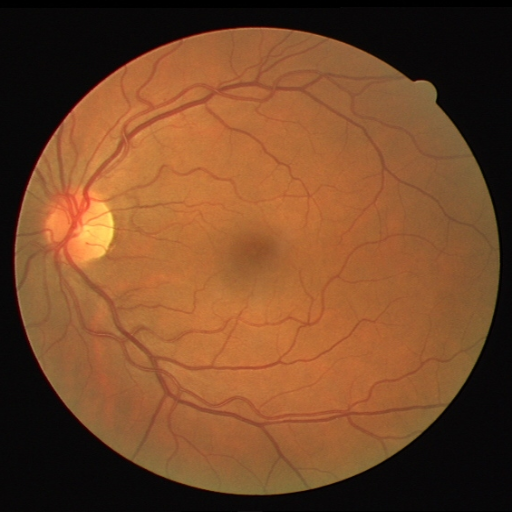
#> input picture data-retina/test/image/0.png, 512 x 512 px
$ python outra_alternativa.py
#> lines starting #> are read from the running program, lines starting #| are printed output that depends on the picture
import numpy as np
import cv2
from matplotlib import pyplot as plt

# pré processamento
# Contraste: 100,  Temperatura: 0, Matriz: 0, Saturação: 0 e Nitidez: 100


# Carregando a imagem usando o OpenCV
imagem_path = './data-retina/test/image/0.png'
imagem = cv2.imread(imagem_path)
#> imagem is the input picture: shape (512, 512, 3); mean B, G, R 40.7, 72.5, 117.8
imagem_rgb = cv2.cvtColor(imagem, cv2.COLOR_BGR2RGB)

# Ajustando o contraste
fator_contraste = 2.0
imagem_contraste = cv2.convertScaleAbs(imagem, alpha=fator_contraste, beta=0)
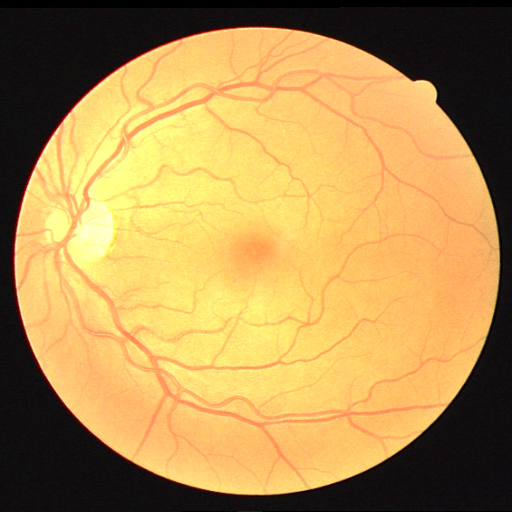
#> imagem_contraste: shape (512, 512, 3); mean B, G, R 81.5, 144.2, 179.3

# Convertendo a imagem de BGR para HSV
imagem_hsv = cv2.cvtColor(imagem_contraste, cv2.COLOR_BGR2HSV)
#> imagem_hsv: shape (512, 512, 3); mean H, S, V 40.9, 114.1, 179.4

# Ajustando temperatura, matriz e saturação
temperatura = 0
matriz = 0
saturacao = 0
imagem_hsv[:, :, 0] = np.clip(imagem_hsv[:, :, 0] + temperatura, 0, 179)  # Matiz (H)
imagem_hsv[:, :, 1] = np.clip(imagem_hsv[:, :, 1] + matriz, -255, 255)      # Saturação (S)
imagem_hsv[:, :, 2] = np.clip(imagem_hsv[:, :, 2] + saturacao, -255, 255)   # Valor (V)

# Ajustando nitidez
fator_nitidez = 2.0
filtro_nitidez = np.array([[-1, -1, -1],
                           [-1,  9, -1],
                           [-1, -1, -1]])
imagem_nitidez = cv2.filter2D(imagem_hsv, -1, filtro_nitidez)
#> imagem_nitidez: shape (512, 512, 3); mean H, S, V 51.2, 122.5, 179


# Convertendo de volta para BGR
imagem_alterada = cv2.cvtColor(imagem_nitidez, cv2.COLOR_HSV2RGB)
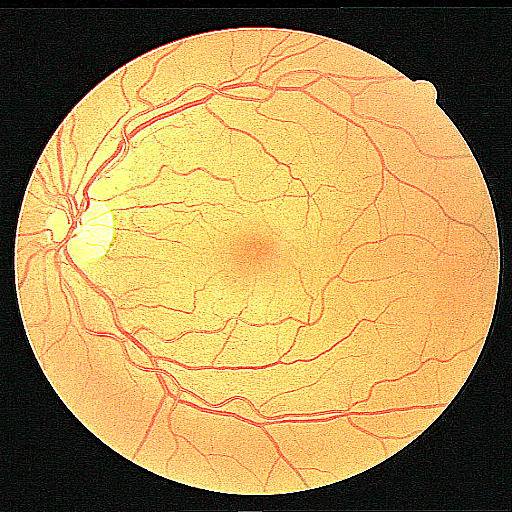
#> imagem_alterada: shape (512, 512, 3); mean R, G, B 177, 140.7, 81.3
imagem_alterada = cv2.GaussianBlur(imagem_alterada, (7,7),0)
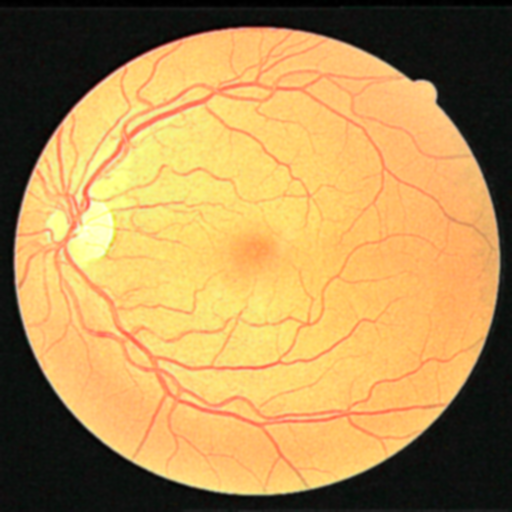
#> imagem_alterada: shape (512, 512, 3); mean R, G, B 177, 140.7, 81.3


# Exibindo a imagem original e a imagem após os pré-processamentos
#Exibindo os resultados
plt.subplot(121)
plt.imshow(imagem_rgb)
plt.title('Imagem RGB')
plt.axis('off')

plt.subplot(122)
plt.imshow(imagem_alterada)
plt.title('Pre-processado')
plt.axis('off')

plt.show()
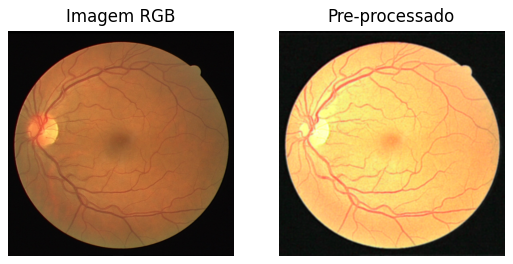
#> figure drawn by matplotlib, 2 panels

$ run again, with data-retina/test/image/1.png copied over data-retina/test/image/0.png
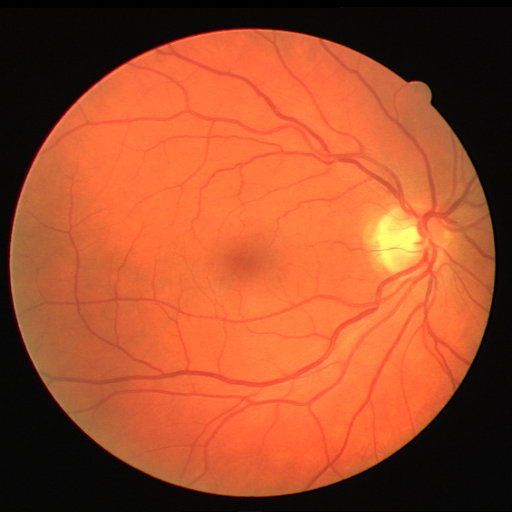
#> input picture data-retina/test/image/1.png, 512 x 512 px
#> imagem is the input picture: shape (512, 512, 3); mean B, G, R 43.1, 77.3, 163.4
#> imagem_hsv: shape (512, 512, 3); mean H, S, V 32.6, 112.2, 180.1
#> imagem_nitidez: shape (512, 512, 3); mean H, S, V 42.1, 120.7, 180.1
#> `imagem_alterada = cv2.GaussianBlur(imagem_alterada, (7,7),0)`:
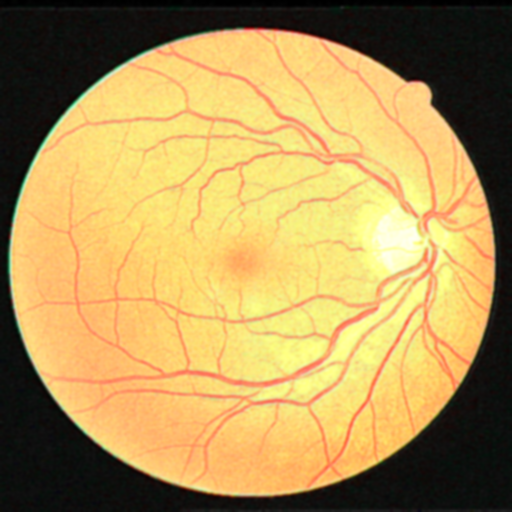
#> imagem_alterada: shape (512, 512, 3); mean R, G, B 176.6, 147.9, 86.2
#> `plt.show()`:
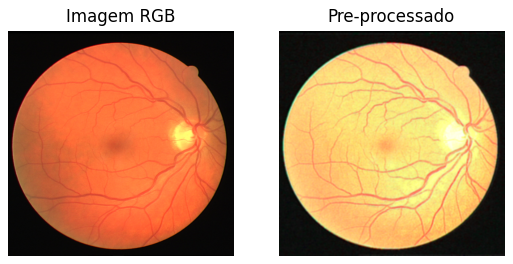
#> figure drawn by matplotlib, 2 panels
